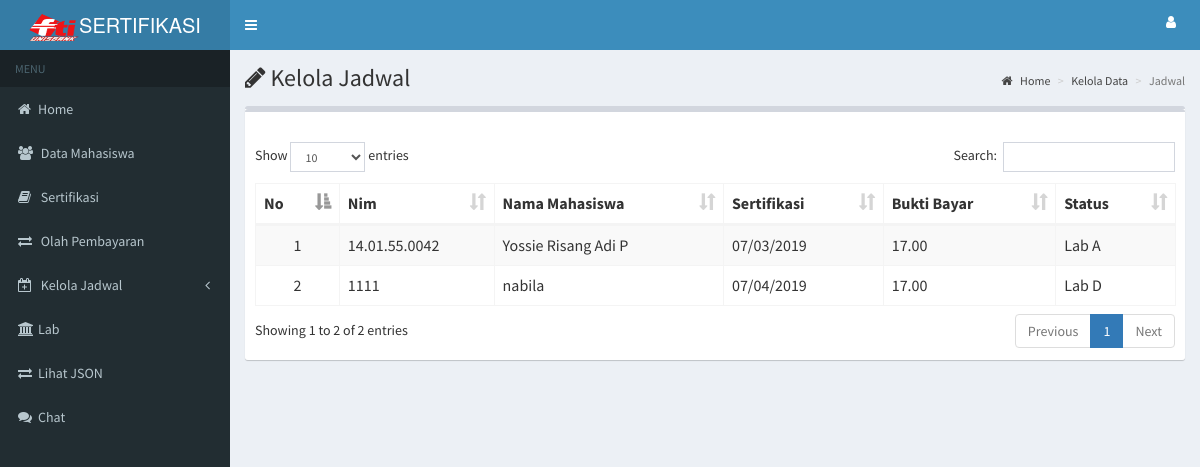
Page /index.php?page=jadwal_sertifikasi (signed in) on the committed database.
### tables this page shows
CREATE TABLE IF NOT EXISTS `tbpeserta` (
  `id_peserta` int(10) NOT NULL auto_increment,
  `id_mahasiswa` int(10) NOT NULL,
  `id_sertifikasi` int(10) NOT NULL,
  `tgl_bayar` date NOT NULL,
  `bukti_bayar` varchar(100) NOT NULL,
  `status` varchar(15) NOT NULL,
  PRIMARY KEY  (`id_peserta`)
);

CREATE TABLE IF NOT EXISTS `tbmahasiswa` (
  `id_mahasiswa` int(10) NOT NULL auto_increment,
  `nim_mahasiswa` varchar(20) NOT NULL,
  `nama_mahasiswa` varchar(100) NOT NULL,
  `username` varchar(20) NOT NULL,
  `password` varchar(100) NOT NULL,
  `no_telp_mahasiswa` varchar(20) NOT NULL,
  `level` varchar(10) NOT NULL,
  PRIMARY KEY  (`id_mahasiswa`)
);

CREATE TABLE IF NOT EXISTS `tbjadwal` (
  `id_jadwal` int(10) NOT NULL auto_increment,
  `id_mahasiswa` int(10) NOT NULL,
  `id_sertifikasi` int(10) NOT NULL,
  `tgl_sertifikasi` varchar(20) NOT NULL,
  `jam` varchar(10) NOT NULL,
  `lokasi` varchar(10) NOT NULL,
  PRIMARY KEY  (`id_jadwal`)
);

### page/jadwal_sertifikasi.php (the view, shortened to what this page needs)
<?php
$view = $_GET['view'];
switch ($view){
default:
?>
<div class="content-wrapper">
    <section class="content-header">
      <h1>
        <i class="fa fa-pencil"></i> Kelola Jadwal
      </h1>
      <ol class="breadcrumb">
        <li><a href="#"><i class="fa fa-home"></i> Home</a></li>
        <li><a href="#">Kelola Data</a></li>
        <li class="active">Jadwal</li>
      </ol>
    </section>
    <section class="content">
      <div class="row">
        <div class="col-xs-12">
          <div class="box">
          <div class="box">
		  <br>
            <div class="box-body">
              <table id="example2" class="table table-bordered table-striped">
                <thead>
                <tr>
                  <th>No</th>
				  <th>Nim</th>
                  <th>Nama Mahasiswa</th>
                  <th>Sertifikasi</th>
                  <th>Bukti Bayar</th>
                  <th>Status</th>
                </tr>
                </thead>
                <tbody>
<?php
$no=1;
$sql=mysql_query("select * from tbpeserta, tbmahasiswa, tbsertifikasi,tbjadwal where tbpeserta.id_mahasiswa=tbmahasiswa.id_mahasiswa and tbpeserta.id_sertifikasi=tbsertifikasi.id_sertifikasi and tbjadwal.id_mahasiswa=tbpeserta.id_mahasiswa and tbpeserta.status='Done'");
while ($data= mysql_fetch_array($sql))
{
	echo"
		<tr>
			<td align='center'>$no</td>
			<td>$data[nim_mahasiswa]</td>
			<td>$data[nama_mahasiswa]</td>
			<td>$data[tgl_sertifikasi]</td>
			<td>$data[jam]</td>
			<td>$data[lokasi]</td>
		</tr>
		";
		$no++;
}
?>
                </tbody>
              </table>
            </div>
          </div>
        </div>
      </div>
    </section>
  </div>
 <?php
	break;
?>
<?php
}
?>

### rows in the picture
tbpeserta: id_mahasiswa.nim_mahasiswa "14.01.55.0042", id_mahasiswa.nama_mahasiswa "Yossie Risang Adi P", tbjadwal.tgl_sertifikasi "07/03/2019", tbjadwal.jam "17.00", tbjadwal.lokasi "Lab A"
tbpeserta: id_mahasiswa.nim_mahasiswa "1111", id_mahasiswa.nama_mahasiswa "nabila", tbjadwal.tgl_sertifikasi "07/04/2019", tbjadwal.jam "17.00", tbjadwal.lokasi "Lab D"
